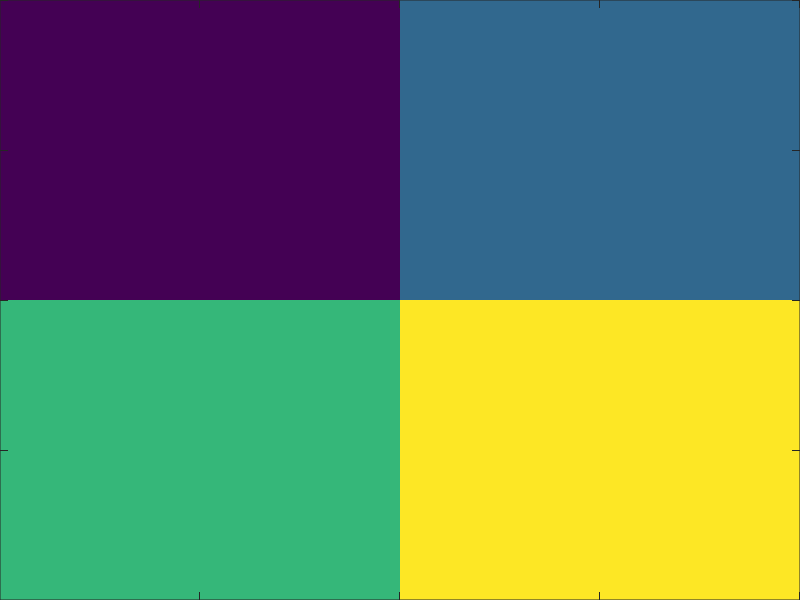

MATLAB code to generate this figure:
function mouse_test
fh = figure('units','normalized',...
    'Position',[0 0 .4 .4*1920/1080],...
    'WindowButtonDownFcn',@wbdf);
axes('units','normalized',...
    'Position',[0 0 1 1])
imagesc([1,2;3,4])
waitfor(fh,'SelectionType','alt')
close(fh)
    function wbdf(src,~)
        cp = src.CurrentPoint;
        tmpx = cp(1)*2;
        tmpy = 2-cp(2)*2;
        disp([tmpx,tmpy])
    end
end